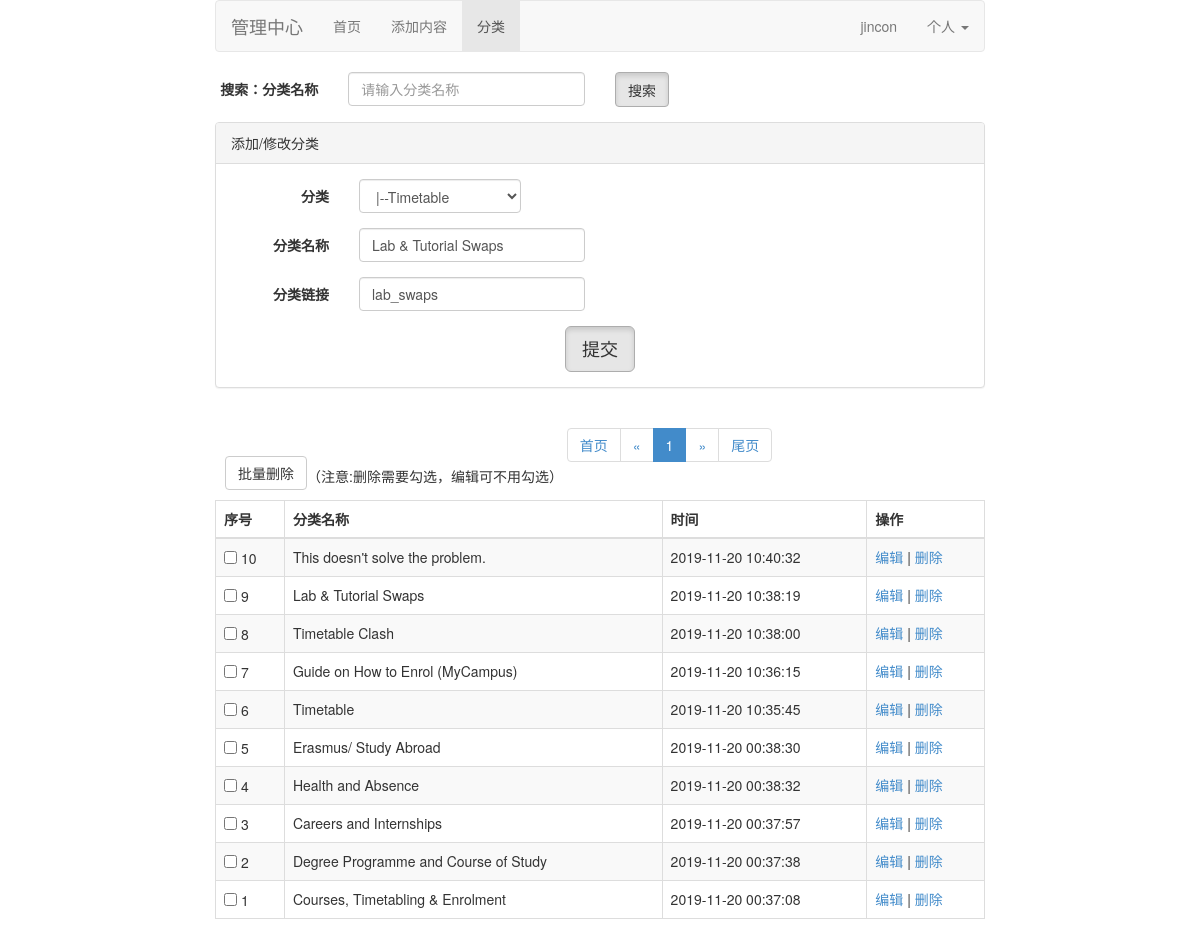
Screenshot of /admin/cat.php?id=9 (signed in) with the database file from the repository.
### tables this page shows
CREATE TABLE `cat`  (
  `id` int(10) NOT NULL AUTO_INCREMENT,
  `pid` int(10) NOT NULL DEFAULT 0 COMMENT '父级',
  `name` varchar(100) NOT NULL,
  `link` varchar(100) DEFAULT NULL,
  `dateline` timestamp NOT NULL DEFAULT CURRENT_TIMESTAMP ON UPDATE CURRENT_TIMESTAMP,
  PRIMARY KEY (`id`) USING BTREE
);

### config.php (called while the page is built, shortened)
<?php
include("include/db.php");
include("include/function.php");
$host = '127.0.0.1';
$dbname = '3d';
$username = 'root';
$password = 'root';
$charset='utf8';
$db = db::getInstance(array('dsn'=>"mysql:dbname=$dbname;host=$host","username"=>$username,'password'=>$password,'charset'=>$charset));

### include/db.php (called while the page is built, shortened)
<?php
class db {
    protected static $_instance = null;
    protected $_dbLink = null;
    protected $_defaultConfig = array(
        'persistency'    => false,
        'username'       => "root",
        'password'       => null,
        'charset'        => 'utf8',
    );
    public static function getInstance($params = array()) {
        if (!self::$_instance) {
            self::$_instance = new self($params);
        }
        return self::$_instance;
    }
    public function __construct($params = array()) {
        $params += $this->_defaultConfig;
        try {
            $flags = array(
                PDO::ATTR_PERSISTENT => $params['persistency'],
                PDO::ATTR_ERRMODE    => PDO::ERRMODE_EXCEPTION
            );
            $this->_dbLink = new PDO($params['dsn'], $params['username'], $params['password'], $flags);
        } catch (PDOException $exception) {
			printf('数据库连接失败！'.$exception->getMessage());
        }
        $driverName = $this->_dbLink->getAttribute(PDO::ATTR_DRIVER_NAME);
        switch ($driverName) {
            case 'mysql':
            case 'pgsql':
                $this->_dbLink->exec("SET NAMES {$params['charset']}");
                break;
        }
        return true;
    }
    protected function _parseQuerySql($sql, $params = array()) {
        $sql = trim($sql);
        if (!$params) {
            return $sql;
        }
        $sql    = str_replace('?', '%s', $sql);
        $params = $this->escape($params);
        return vsprintf($sql, $params);
    }
    public function getOne($sql, $params = array()) {
        $result = $this->_execute($sql, $params);
        $myrow = $result->fetch(PDO::FETCH_ASSOC);
        return $myrow;
    }
    public function getAll($sql, $params = array()) {
        $result = $this->_execute($sql, $params);
        $myrow = $result->fetchAll(PDO::FETCH_ASSOC);
        return $myrow;
    }
    protected function _execute($sql, $params = array()) {
        $sql = trim($sql);
        try {
            $sth = $this->_dbLink->prepare($sql);
            if (!$params) {
                $result = $sth->execute();
            } else {
                $result = $sth->execute($params);
            }
            return $sth;
        } catch (PDOException $exception) {
            $this->throwException($exception, $sql, $params);
        }
    }
}

### include/function.php (called while the page is built, shortened)
<?php
function getTree($array, $pid =0, $level = 0){
    static $list = [];
    foreach ($array as $key => $value){
        if ($value['pid'] == $pid){
            $value['level'] = $level;
            $value['flag'] = $level>0?($level==1 ? "|--" : ("|--".str_repeat('--', $value['level']-1))) : '';
            $list[] = $value;
        }
    }
    return $list;
}

### admin/cat.php (the view, shortened to what this page needs)
<?php
include("../include/function.php");
include_once("../config.php");
include_once 'include/include.php';
$rowsPerPage = 20;
if(isset($_GET['id']) && $_GET['id']){
    $listdata = $db->getOne("select * from cat where id = ".intval($_GET['id']));
}
$curPage = isset($_GET['page'])?intval($_GET['page']):1;
$offset = ($curPage-1)*$rowsPerPage;
$sql = '';
$list = $db->getAll("select * from cat ".$sql." order by id desc limit $offset,$rowsPerPage");
$arr = $db->getOne('select count(*) total from cat '.$sql);
$totalRows=$arr['total'];
$totalpage =ceil($totalRows/$rowsPerPage);
$catdata = $db->getAll("select * from cat");
$catdata = getTree($catdata);
?>
<!DOCTYPE html>
<html lang="en">
<head>
    <link rel="stylesheet" href="./bootstrap.css">
</head>
<body>
<div class="container col-md-8 col-md-offset-2">
    <?php include ("nav.php");?>
    <form class="form-horizontal" action="" method="get">
        <div class="form-group">
            <label for="inputEmail3" class="col-sm-2 control-label">搜索：分类名称</label>
            <div class="col-sm-4">
                <input type="text" class="form-control" value="" name="key" id="inputEmail3" placeholder="请输入分类名称">
            </div>
            <div class="col-sm-6">
                <button type="submit" class="btn btn-default active" style="height: 35px;">搜索</button>
            </div>
        </div>
    </form>
    <div class="panel panel-default">
        <div class="panel-heading">添加/修改分类</div>
        <div class="panel-body">
            <form class="form-horizontal" action="?act=save" method="post">
                <div class="form-group">
                    <label for="inputEmail3" class="col-sm-2 control-label">分类</label>
                    <div class="col-sm-3">
                        <select class="form-control" name="pid">
                            <?php foreach($catdata as $k=>$v){ ?>
                                <option value="<?php echo $v['id']?>" <?php if(isset($listdata['pid']) && $listdata['pid'] == $v['id']){echo "selected";}?>><?php echo $v['flag'].$v['name']?></option>
                            <?php } ?>
                        </select>
                    </div>
                </div>
                <div class="form-group">
                    <label for="inputEmail3" class="col-sm-2 control-label">分类名称</label>
                    <div class="col-sm-4">
                        <input type="text" class="form-control" value="<?php echo isset($listdata['name'])?$listdata['name']:''?>" name="name" id="inputEmail3" placeholder="分类名称">
                    </div>
                </div>
                <div class="form-group">
                    <label for="inputEmail3" class="col-sm-2 control-label">分类链接</label>
                    <div class="col-sm-4">
                        <input type="text" class="form-control" value="<?php echo isset($listdata['link'])?$listdata['link']:''?>" name="link" id="inputEmail3" placeholder="分类链接">
                    </div>
                </div>
                <div class="text-center">
                    <button type="submit" class="btn btn-default btn-lg active">提交</button>
                </div>
            </form>
        </div>
    </div>
    <form class="form-horizontal" action="?act=alldo" method="post">
        <table class="table col-md-6 table-bordered table-hover table-striped">
            <tr class="bg-primary">
                <thead>
                <th>序号</th>
                <th>分类名称</th>
                <th>时间</th>
                <th>操作</th>
                </thead>
            </tr>
            <?php
            if(isset($list)){foreach($list as $v){ ?>
                <tr>
                    <td><input type="checkbox" name="ids[]" value="<?php echo $v['id']?>"> <?php echo $v['id']?></td>
                    <td><?php echo $v['name']?></td>
                    <td><?php echo $v['dateline'];?></td>
                    <td><a href="cat.php?id=<?php echo $v['id']?>">编辑</a> | <a href="?act=del&id=<?php echo $v['id']?>" onClick="javascript:if(!confirm('确定删除吗？')){return false;}">删除</a></td>
                </tr>
            <?php }} ?>
            <button class="btn btn-default" type="submit" name="all" value="del" style="margin-bottom: 10px;margin-left:10px;" onclick="javascript:if(confirm('你确定要批量删除嘛')){return true;}else{return false}">批量删除</button> （注意:删除需要勾选，编辑可不用勾选）
        </table>
        <?php
        $pageNumString = "";
        if($curPage <=5){
            $begin =1;
            $end = $totalpage>=10?10:$totalpage;
        }else{
            $end = $curPage +5>$totalpage?$totalpage:$curPage +5;
            $begin =$end -9<=1?1:$end -9;
        }
        $prev = $curPage -1<=1?1:$curPage -1;
        $pageNumString .="<li><a href='?key=".(isset($_GET['key'])?$_GET['key']:'')."&page=1'>首页</a></li>";
        $pageNumString .="<li><a href='?key=".(isset($_GET['key'])?$_GET['key']:'')."&page=$prev'>&laquo;</a></li>";
        for($i=$begin;$i<=$end;$i++){
            if($curPage == $i){
                $pageNumString .= "<li class='active'><a href='?key=".(isset($_GET['key'])?$_GET['key']:'')."&page=$i'>$i</a></li>";
            }else{
                $pageNumString .= "<li><a href='?key=".(isset($_GET['key'])?$_GET['key']:'')."&page=$i'>$i</a></li>";
            }
        }
        $next = $curPage +1 >=$totalpage?$totalpage:$curPage +1;
        $pageNumString .="<li><a href='?key=".(isset($_GET['key'])?$_GET['key']:'')."page=$next'>&raquo;</a></li>";
        $pageNumString .="<li><a href='?key=".(isset($_GET['key'])?$_GET['key']:'')."&page=$totalpage'>尾页</a></li>";
        ?>
        <ul class="pagination">
            <?php echo $pageNumString;?>
        </ul>
    </form>
</div>
</body>
</html>

### rows the page displays
cat: pid "|--Timetable", name "Lab & Tutorial Swaps", link "lab_swaps", id "9", dateline "2019-11-20 10:38:19"
cat: id "10", name "This doesn't solve the problem.", dateline "2019-11-20 10:40:32"
cat: id "8", name "Timetable Clash", dateline "2019-11-20 10:38:00"
cat: id "7", name "Guide on How to Enrol (MyCampus)", dateline "2019-11-20 10:36:15"
cat: id "6", name "Timetable", dateline "2019-11-20 10:35:45"
cat: id "5", name "Erasmus/ Study Abroad", dateline "2019-11-20 00:38:30"
cat: id "4", name "Health and Absence", dateline "2019-11-20 00:38:32"
cat: id "3", name "Careers and Internships", dateline "2019-11-20 00:37:57"
cat: id "2", name "Degree Programme and Course of Study", dateline "2019-11-20 00:37:38"
cat: id "1", name "Courses, Timetabling & Enrolment", dateline "2019-11-20 00:37:08"

### other values shown
$_SESSION['username'] "jincon"
